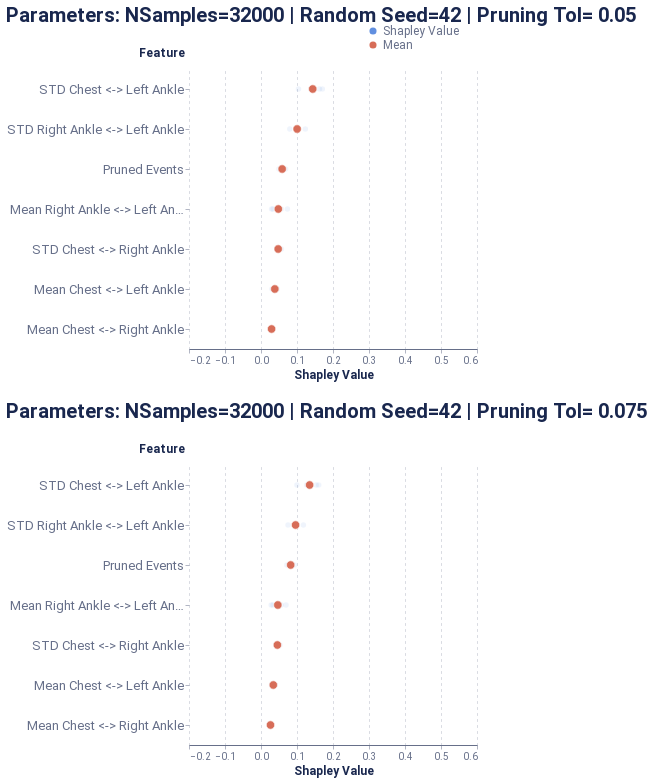

The notebook cell this image was saved under:
### Markdown cell above
##### Global feature-level

### Code cell
feature_dict = {'path': 'outputs/feature_all_tf.csv', 'rs': 42, 'nsamples': 32000, 'feature_names': model_features, 'plot_features': plot_feats, }
feat_data = feat_explain_all(f, pos_dataset, feature_dict, prun_indexes, average_event, model_features, schema, sequence_id_feat, time_feat)
feat_global_plot = plot_global_feat(feat_data, **feature_dict)
feat_global_plot

### Figure 1 — Vega-Lite specification as saved in the notebook (floating-point values rounded to 4 significant figures)
{"config": {"axis": {"domain": true, "domainColor": "#666F89", "grid": false, "gridCap": "round", "gridColor": "#B3B7C4", "gridDash": [2, 4], "gridWidth": 0.5, "labelColor": "#666F89", "labelFont": "Roboto, Arial, sans-serif", "labelPadding": 2, "tickColor": "#666F89", "tickOpacity": 0.5, "tickSize": 4, "titleColor": "#19274E", "titleFont": "Roboto, Arial, sans-serif", "titleFontSize": 12}, "axisBand": {"domain": true, "labelPadding": 4, "ticks": false}, "axisY": {"domain": false, "titleAlign": "left", "titleAngle": 0, "titleX": -20, "titleY": -10}, "legend": {"labelColor": "#666F89", "labelFont": "Roboto, Arial, sans-serif", "labelFontSize": 12, "symbolSize": 40, "titleColor": "#19274E", "titleFont": "Roboto, Arial, sans-serif", "titleFontSize": 12, "titlePadding": 4}, "arc": {"stroke": "#FFFFFF", "strokeWidth": 1}, "bar": {"fill": "#2770EB", "stroke": null}, "line": {"stroke": "#2770EB", "strokeWidth": 2}, "path": {"stroke": "#2770EB", "strokeWidth": 0.5}, "point": {"fill": "#2770EB", "shape": "circle", "filled": true}, "rect": {"fill": "#2770EB"}, "rule": {"stroke": "#666F89"}, "shape": {"stroke": "#2770EB"}, "text": {"color": "#19274E", "font": "Roboto, Arial, sans-serif", "fontSize": 12}, "range": {"category": ["#2770EB", "#77B98A", "#DA5252", "#FFC400", "#A87AEA", "#00A39E", "#19274E"], "diverging": ["#006360", "#2BB3AE", "#96D9D7", "#FFFFFF", "#EDAAAA", "#DA5252", "#811D1D"], "heatmap": ["#18448F", "#1B4EA5", "#2770EB", "#4C88EE", "#82ACF3", "#A6C4F7", "#E9F1FD"], "ramp": ["#18448F", "#1B4EA5", "#2770EB", "#4C88EE", "#82ACF3", "#A6C4F7", "#E9F1FD"]}, "background": "#FFFFFF", "group": {"fill": "#FFFFFF"}, "header": {"labelColor": "#19274E", "labelFont": "Roboto, Arial, sans-serif", "labelFontSize": 12, "titleColor": "#19274E", "titleFont": "Roboto, Arial, sans-serif", "titleFontSize": 16}, "title": {"anchor": "start", "color": "#19274E", "font": "Roboto, Arial, sans-serif", "fontSize": 20, "fontWeight": "bold", "offset": 20, "subtitleColor": "#19274E", "subtitleFontSize": 16}, "view": {"continuousHeight": 300, "continuousWidth": 400, "stroke": "transparent"}}, "vconcat": [{"mark": {"type": "point", "stroke": "white", "strokeWidth": 0.6}, "encoding": {"color": {"type": "nominal", "field": "type", "legend": {"fillColor": "white", "orient": "bottom-right", "symbolSize": 50, "symbolStrokeWidth": 0, "title": null}, "scale": {"domain": ["Shapley Value", "Mean"], "range": ["#618FE0", "#d76d58"]}}, "opacity": {"condition": {"value": 1.0, "test": "(datum.type === 'Mean')"}, "value": 0.1}, "size": {"condition": {"value": 70, "test": "(datum.type === 'Mean')"}, "value": 30}, "x": {"type": "quantitative", "axis": {"grid": true, "title": "Shapley Value"}, "field": "Shapley Value", "scale": {"domain": [-0.2, 0.6]}}, "y": {"type": "ordinal", "axis": {"labelFontSize": 13, "titleX": -51}, "field": "Feature", "sort": ["STD Chest <-> Left Ankle", "STD Right Ankle <-> Left Ankle", "Pruned Events", "Mean Right Ankle <-> Left Ankle", "STD Chest <-> Right Ankle", "Mean Chest <-> Left Ankle", "Mean Chest <-> Right Ankle"]}}, "height": 280, "title": "Parameters: NSamples=32000 | Random Seed=42 | Pruning Tol= 0.05", "width": 288}, {"data": {"name": "data-ee330e1502618f4c5732ec7860817654"}, "mark": {"type": "point", "stroke": "white", "strokeWidth": 0.6}, "encoding": {"color": {"type": "nominal", "field": "type", "legend": {"fillColor": "white", "orient": "bottom-right", "symbolSize": 50, "symbolStrokeWidth": 0, "title": null}, "scale": {"domain": ["Shapley Value", "Mean"], "range": ["#618FE0", "#d76d58"]}}, "opacity": {"condition": {"value": 1.0, "test": "(datum.type === 'Mean')"}, "value": 0.1}, "size": {"condition": {"value": 70, "test": "(datum.type === 'Mean')"}, "value": 30}, "x": {"type": "quantitative", "axis": {"grid": true, "title": "Shapley Value"}, "field": "Shapley Value", "scale": {"domain": [-0.2, 0.6]}}, "y": {"type": "ordinal", "axis": {"labelFontSize": 13, "titleX": -51}, "field": "Feature", "sort": ["STD Chest <-> Left Ankle", "STD Right Ankle <-> Left Ankle", "Pruned Events", "Mean Right Ankle <-> Left Ankle", "STD Chest <-> Right Ankle", "Mean Chest <-> Left Ankle", "Mean Chest <-> Right Ankle"]}}, "height": 280, "title": "Parameters: NSamples=32000 | Random Seed=42 | Pruning Tol= 0.075", "width": 288}], "data": {"name": "data-3160e9907f4fa5d566666c7793ccc7dd"}, "$schema": "https://vega.github.io/schema/vega-lite/v4.8.1.json", "datasets": {"data-3160e9907f4fa5d566666c7793ccc7dd": [{"Shapley Value": 0.03233, "Feature": "Mean Chest <-> Right Ankle", "type": "Shapley Value"}, {"Shapley Value": 0.05669, "Feature": "STD Chest <-> Right Ankle", "type": "Shapley Value"}, {"Shapley Value": 0.03416, "Feature": "Mean Chest <-> Left Ankle", "type": "Shapley Value"}, {"Shapley Value": 0.1623, "Feature": "STD Chest <-> Left Ankle", "type": "Shapley Value"}, {"Shapley Value": 0.02953, "Feature": "Mean Right Ankle <-> Left Ankle", "type": "Shapley Value"}, {"Shapley Value": 0.07983, "Feature": "STD Right Ankle <-> Left Ankle", "type": "Shapley Value"}, {"Shapley Value": 0.05816, "Feature": "Pruned Events", "type": "Shapley Value"}, {"Shapley Value": 0.02746, "Feature": "Mean Chest <-> Right Ankle", "type": "Shapley Value"}, {"Shapley Value": 0.0436, "Feature": "STD Chest <-> Right Ankle", "type": "Shapley Value"}, {"Shapley Value": 0.03062, "Feature": "Mean Chest <-> Left Ankle", "type": "Shapley Value"}, {"Shapley Value": 0.138, "Feature": "STD Chest <-> Left Ankle", "type": "Shapley Value"}, {"Shapley Value": 0.07331, "Feature": "Mean Right Ankle <-> Left Ankle", "type": "Shapley Value"}, {"Shapley Value": 0.09945, "Feature": "STD Right Ankle <-> Left Ankle", "type": "Shapley Value"}, {"Shapley Value": 0.06822, "Feature": "Pruned Events", "type": "Shapley Value"}, {"Shapley Value": 0.03159, "Feature": "Mean Chest <-> Right Ankle", "type": "Shapley Value"}, {"Shapley Value": 0.04581, "Feature": "STD Chest <-> Right Ankle", "type": "Shapley Value"}, {"Shapley Value": 0.04433, "Feature": "Mean Chest <-> Left Ankle", "type": "Shapley Value"}, {"Shapley Value": 0.1703, "Feature": "STD Chest <-> Left Ankle", "type": "Shapley Value"}, {"Shapley Value": 0.05634, "Feature": "Mean Right Ankle <-> Left Ankle", "type": "Shapley Value"}, {"Shapley Value": 0.09902, "Feature": "STD Right Ankle <-> Left Ankle", "type": "Shapley Value"}, {"Shapley Value": 0.04972, "Feature": "Pruned Events", "type": "Shapley Value"}, {"Shapley Value": 0.02619, "Feature": "Mean Chest <-> Right Ankle", "type": "Shapley Value"}, {"Shapley Value": 0.04479, "Feature": "STD Chest <-> Right Ankle", "type": "Shapley Value"}, {"Shapley Value": 0.04435, "Feature": "Mean Chest <-> Left Ankle", "type": "Shapley Value"}, {"Shapley Value": 0.1041, "Feature": "STD Chest <-> Left Ankle", "type": "Shapley Value"}, {"Shapley Value": 0.03339, "Feature": "Mean Right Ankle <-> Left Ankle", "type": "Shapley Value"}, {"Shapley Value": 0.1231, "Feature": "STD Right Ankle <-> Left Ankle", "type": "Shapley Value"}, {"Shapley Value": 0.05908, "Feature": "Pruned Events", "type": "Shapley Value"}, {"Shapley Value": 0.0588, "Feature": "Pruned Events", "type": "Mean"}, {"Shapley Value": 0.02939, "Feature": "Mean Chest <-> Right Ankle", "type": "Mean"}, {"Shapley Value": 0.03836, "Feature": "Mean Chest <-> Left Ankle", "type": "Mean"}, {"Shapley Value": 0.04814, "Feature": "Mean Right Ankle <-> Left Ankle", "type": "Mean"}, {"Shapley Value": 0.04772, "Feature": "STD Chest <-> Right Ankle", "type": "Mean"}, {"Shapley Value": 0.1437, "Feature": "STD Chest <-> Left Ankle", "type": "Mean"}, {"Shapley Value": 0.1003, "Feature": "STD Right Ankle <-> Left Ankle", "type": "Mean"}], "data-ee330e1502618f4c5732ec7860817654": [{"Shapley Value": 0.02705, "Feature": "Mean Chest <-> Right Ankle", "type": "Shapley Value"}, {"Shapley Value": 0.05245, "Feature": "STD Chest <-> Right Ankle", "type": "Shapley Value"}, {"Shapley Value": 0.03133, "Feature": "Mean Chest <-> Left Ankle", "type": "Shapley Value"}, {"Shapley Value": 0.1535, "Feature": "STD Chest <-> Left Ankle", "type": "Shapley Value"}, {"Shapley Value": 0.02825, "Feature": "Mean Right Ankle <-> Left Ankle", "type": "Shapley Value"}, {"Shapley Value": 0.0752, "Feature": "STD Right Ankle <-> Left Ankle", "type": "Shapley Value"}, {"Shapley Value": 0.08521, "Feature": "Pruned Events", "type": "Shapley Value"}, {"Shapley Value": 0.02662, "Feature": "Mean Chest <-> Right Ankle", "type": "Shapley Value"}, {"Shapley Value": 0.04088, "Feature": "STD Chest <-> Right Ankle", "type": "Shapley Value"}, {"Shapley Value": 0.02891, "Feature": "Mean Chest <-> Left Ankle", "type": "Shapley Value"}, {"Shapley Value": 0.1268, "Feature": "STD Chest <-> Left Ankle", "type": "Shapley Value"}, {"Shapley Value": 0.06944, "Feature": "Mean Right Ankle <-> Left Ankle", "type": "Shapley Value"}, {"Shapley Value": 0.0954, "Feature": "STD Right Ankle <-> Left Ankle", "type": "Shapley Value"}, {"Shapley Value": 0.09255, "Feature": "Pruned Events", "type": "Shapley Value"}, {"Shapley Value": 0.02861, "Feature": "Mean Chest <-> Right Ankle", "type": "Shapley Value"}, {"Shapley Value": 0.04471, "Feature": "STD Chest <-> Right Ankle", "type": "Shapley Value"}, {"Shapley Value": 0.03983, "Feature": "Mean Chest <-> Left Ankle", "type": "Shapley Value"}, {"Shapley Value": 0.1602, "Feature": "STD Chest <-> Left Ankle", "type": "Shapley Value"}, {"Shapley Value": 0.05625, "Feature": "Mean Right Ankle <-> Left Ankle", "type": "Shapley Value"}, {"Shapley Value": 0.09567, "Feature": "STD Right Ankle <-> Left Ankle", "type": "Shapley Value"}, {"Shapley Value": 0.0718, "Feature": "Pruned Events", "type": "Shapley Value"}, {"Shapley Value": 0.02329, "Feature": "Mean Chest <-> Right Ankle", "type": "Shapley Value"}, {"Shapley Value": 0.0441, "Feature": "STD Chest <-> Right Ankle", "type": "Shapley Value"}, {"Shapley Value": 0.03675, "Feature": "Mean Chest <-> Left Ankle", "type": "Shapley Value"}, {"Shapley Value": 0.09978, "Feature": "STD Chest <-> Left Ankle", "type": "Shapley Value"}, {"Shapley Value": 0.03308, "Feature": "Mean Right Ankle <-> Left Ankle", "type": "Shapley Value"}, {"Shapley Value": 0.1177, "Feature": "STD Right Ankle <-> Left Ankle", "type": "Shapley Value"}, {"Shapley Value": 0.08024, "Feature": "Pruned Events", "type": "Shapley Value"}, {"Shapley Value": 0.08245, "Feature": "Pruned Events", "type": "Mean"}, {"Shapley Value": 0.02639, "Feature": "Mean Chest <-> Right Ankle", "type": "Mean"}, {"Shapley Value": 0.03421, "Feature": "Mean Chest <-> Left Ankle", "type": "Mean"}, {"Shapley Value": 0.04675, "Feature": "Mean Right Ankle <-> Left Ankle", "type": "Mean"}, {"Shapley Value": 0.04554, "Feature": "STD Chest <-> Right Ankle", "type": "Mean"}, {"Shapley Value": 0.1351, "Feature": "STD Chest <-> Left Ankle", "type": "Mean"}, {"Shapley Value": 0.096, "Feature": "STD Right Ankle <-> Left Ankle", "type": "Mean"}]}}
